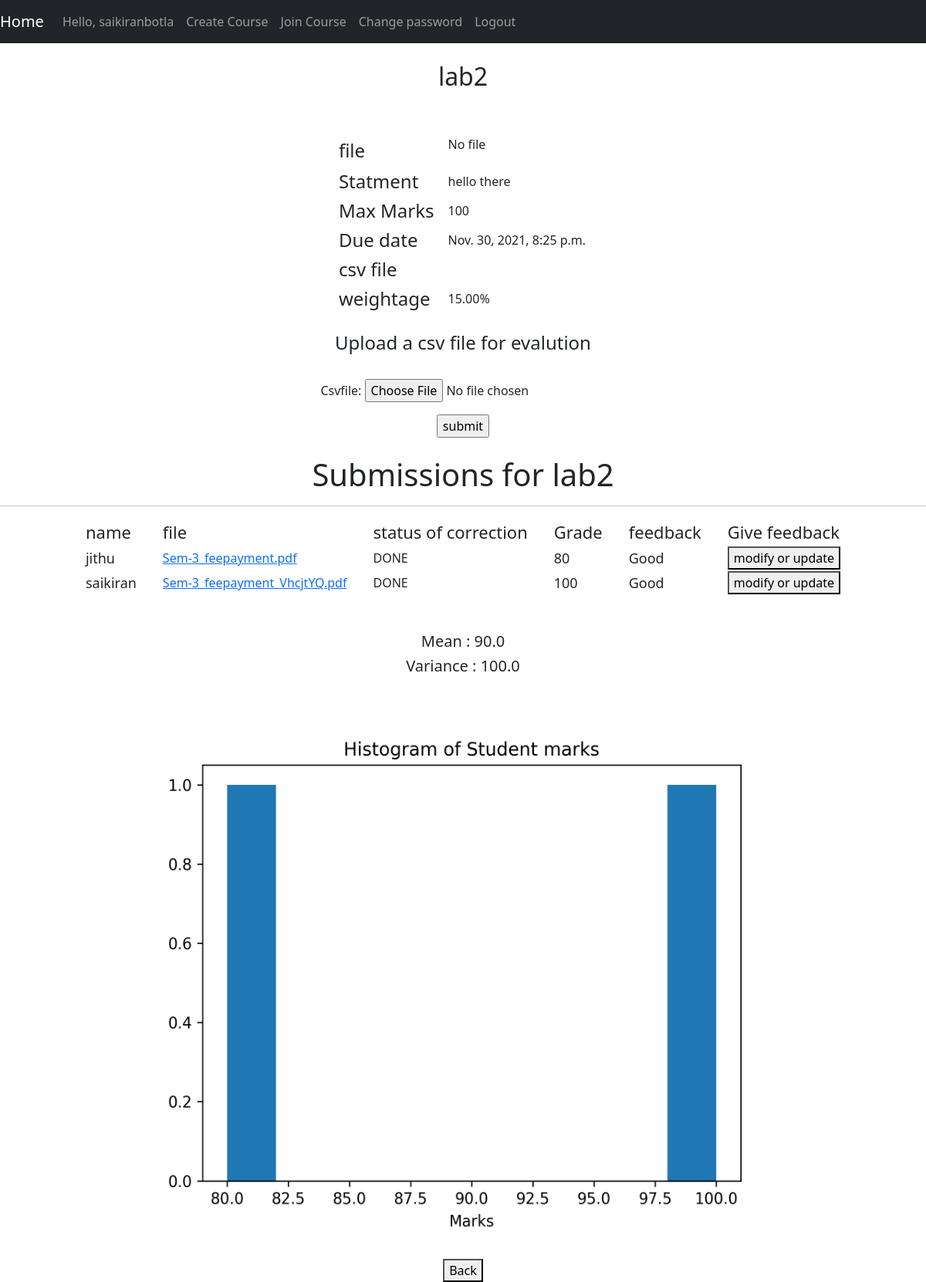
The app's page /viewsubmissions/Cs101/lab2/ (signed in), older data.
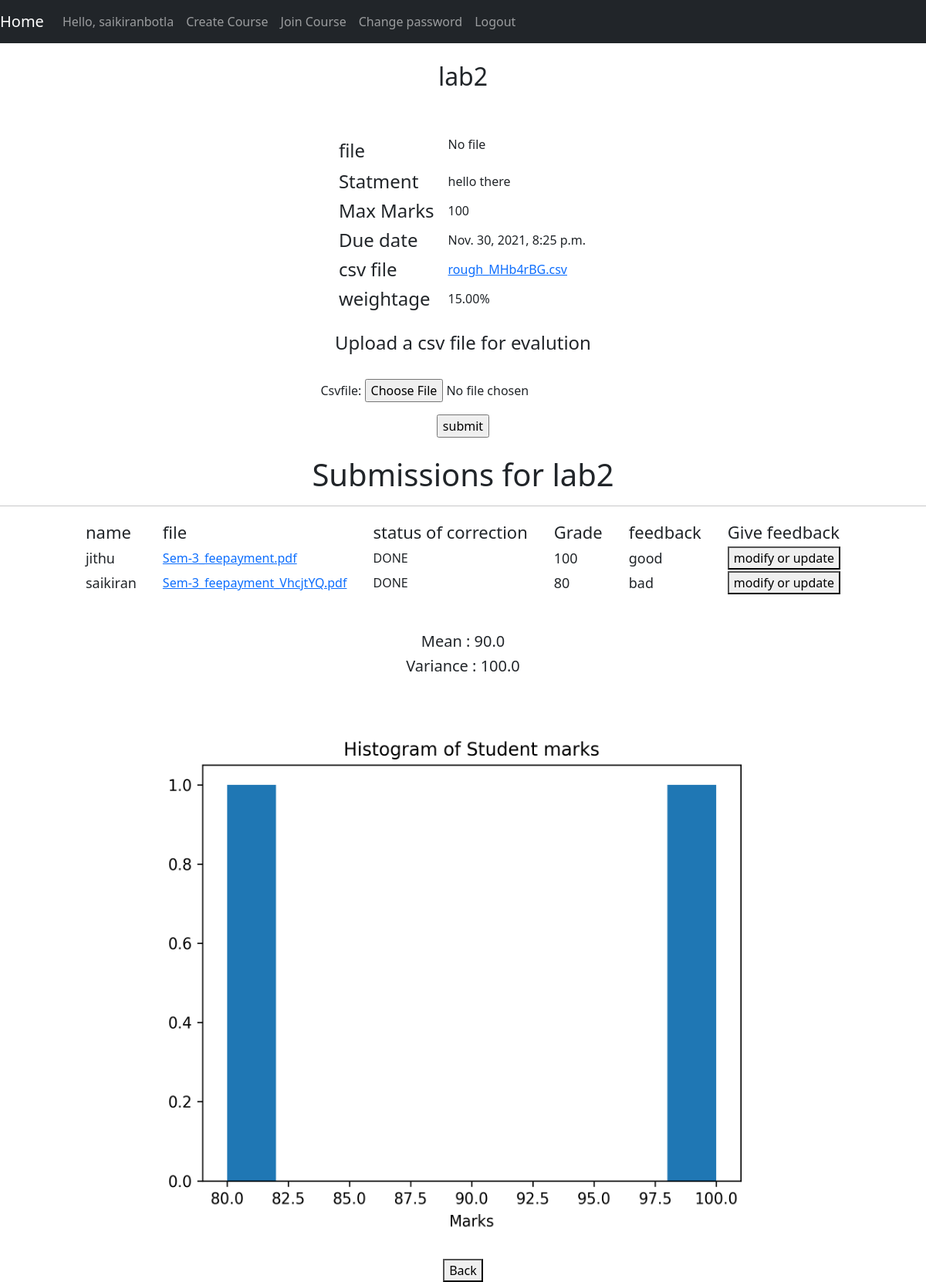
The same page, newer data.
### moodle/models.py (models this page shows, shortened)
class Assignment(models.Model):
  	course = models.ForeignKey(Coursescreated, on_delete = models.CASCADE)
  	name = models.CharField(max_length = 50)
  	file=models.FileField(upload_to='',blank=True)
  	statement = models.TextField(blank=True)
  	total = models.PositiveIntegerField()
  	date_created=models.DateTimeField(auto_now_add=True,null=True)
  	deadline=models.DateTimeField(null = True,blank=True)
  	csvfile = models.FileField(upload_to='',blank=True)
  	weightage=models.DecimalField(max_digits=5,decimal_places=2,null=True)

class Submission(models.Model):
  	assignment = models.ForeignKey(Assignment, on_delete = models.CASCADE)
  	student = models.ForeignKey(User, on_delete=models.CASCADE)
  	submittedfile = models.FileField(upload_to='',blank=True)
  	grade = models.PositiveIntegerField(null = True, blank=True)
  	statusofcorrection = models.CharField(max_length=100,default = "NOT DONE")
  	feedback = models.TextField(null = True, blank=True)

### moodle/views.py (the view, shortened to what this page needs)
# urls.py: path('viewsubmissions/<str:pk>/<str:ak>/',views.viewSubmission,name="viewsubmissions"),
@login_required(login_url='login')
def viewSubmission(request,pk,ak):
	form=uploadcsvform()
	course=Coursescreated.objects.filter(title=pk)
	course=course[0]
	assignment=Assignment.objects.filter(course=course,name=ak)
	assignment=assignment[0]
	submissions=Submission.objects.filter(assignment=assignment)
	x=list()
	for submission in submissions:
		if submission.statusofcorrection=='DONE':
			x.append(submission.grade)
	x=np.array(x)
	mean=np.mean(x)
	var=np.var(x)
	plt.title('Histogram of Student marks')
	plt.xlabel('Marks')
	plt.hist(x)
	buf=io.BytesIO()
	plt.savefig(buf,format='png',dpi=300)
	image_base64=base64.b64encode(buf.getvalue()).decode('utf-8').replace('\n','')
	buf.close()
	plt.clf()
	return render(request,'moodle/viewsubmissions.html',{'submissions':submissions,'pk':course.title,'ak':assignment.name,'assignment':assignment,'form':form,'mean':mean,'var':var,'image_base64':image_base64})

### moodle/forms.py
class uploadcsvform(forms.ModelForm):
    class Meta:
        model=Assignment
        fields=['csvfile']

### moodle/templates/moodle/viewsubmissions.html (shortened to what this page needs)
{% extends 'moodle/main.html' %}
{% block content %}
<center>
	<br>
	<h2>{{assignment.name}}</h2>
	<br>
	<br>
	<table>
		<tr>
			<td style="font-size: 24px;">file</td>
			<td></td>
				<td></td>
				<td></td>
				<td></td>
				<td></td>
				<td></td>
				<td></td>
				<td></td>
				{% if assignment.file %}
			<td><a href="{{assignment.file.url}}" download>	{{assignment.file}} </a></td>
				{% else %}
				<td><p>No file</p></td>
				{% endif %}
		</tr>
		<tr>
			<td style="font-size: 24px;">Statment</td>
				<td></td>
				<td></td>
				<td></td>
				<td></td>
				<td></td>
				<td></td>
				<td></td>
				<td></td>
			<td>
				{% if assignment.statement %}
			{{assignment.statement}}
				{% else %}
					<p>None</p>
				{% endif %}</td>
		</tr>
		<tr>
			<td style="font-size: 24px;" >Max Marks</td>
			<td></td>
				<td></td>
				<td></td>
				<td></td>
				<td></td>
				<td></td>
				<td></td>
				<td></td>
			<td>{{assignment.total}}</td>
			<td></td>
		</tr>
		<tr>
				<td style="font-size: 24px;">Due date</td>
				<td></td>
				<td></td>
				<td></td>
				<td></td>
				<td></td>
				<td></td>
				<td></td>
				<td></td>
				<td >
					{% if assignment.deadline %}
						{{assignment.deadline}}
					{% endif %}
				</td>
		</tr>
		<tr>
			<td style="font-size: 24px;">csv file</td>
			<td></td>
				<td></td>
				<td></td>
				<td></td>
				<td></td>
				<td></td>
				<td></td>
				<td></td>
				<td>
					{% if assignment.csvfile %}
						<a href="{{assignment.csvfile.url}}" download>	{{assignment.csvfile}} </a>
					{% endif %}
				</td>
		</tr>
		<tr>
			<td style="font-size: 24px;">weightage</td>
			<td></td>
				<td></td>
				<td></td>
				<td></td>
				<td></td>
				<td></td>
				<td></td>
				<td></td>
				<td>{{assignment.weightage}}%</td>
		</tr>
	</table>
	<br>
	<h4>Upload a csv file for evalution</h4>
	<br>
	<form method="POST" enctype="multipart/form-data">
		{{ form.as_p }}
		<input type="submit" value="submit">
	</form>
	<br>
	<h1>Submissions for {{ak}}</h1>
	<hr>
	<table>
		<tr>
			<td  style="font-size: 22px;">name</td>
			<td></td>
			<td></td>
			<td></td>
			<td></td>
			<td></td>
				<td></td>
				<td></td>
				<td></td>
				<td></td>
			<td></td>
			<td></td>
			<td></td>
			<td></td>
				<td></td>
				<td></td>
				<td></td>
			<td style="font-size: 22px;">file</td>
			<td></td>
			<td></td>
			<td></td>
			<td></td>
			<td></td>
				<td></td>
				<td></td>
				<td></td>
				<td></td>
			<td></td>
			<td></td>
			<td></td>
			<td></td>
				<td></td>
				<td></td>
				<td></td>
			<td style="font-size: 22px;">status of correction</td>
			<td></td>
			<td></td>
			<td></td>
			<td></td>
			<td></td>
				<td></td>
				<td></td>
				<td></td><td></td>
			<td></td>
			<td></td>
			<td></td>
			<td></td>
				<td></td>
				<td></td>
				<td></td>
				<td style="font-size: 22px;">Grade</td>
				<td></td>
			<td></td>
			<td></td>
			<td></td>
			<td></td>
				<td></td>
				<td></td>
				<td></td><td></td>
			<td></td>
			<td></td>
			<td></td>
			<td></td>
				<td></td>
				<td></td>
				<td></td>
			<td style="font-size: 22px;">feedback</td>
			<td></td>
				<td></td>
				<td></td>
				<td></td>
				<td></td>
				<td></td>
				<td></td>
				<td></td>
				<td></td>
			<td></td>
			<td></td>
			<td></td>
			<td></td>
				<td></td>
				<td></td>
				<td></td>
				<td style="font-size: 22px;">Give feedback</td>
		</tr>
		{% for submission in submissions %}
			<tr>
				<td style="font-size: 18px;">{{submission.student.username}}</td>
				<td></td>
				<td></td>
				<td></td>
				<td></td>
				<td></td>
				<td></td>
				<td></td>
				<td></td><td></td>
			<td></td>
			<td></td>
			<td></td>
			<td></td>
				<td></td>
				<td></td>
				<td></td>
				<td><a href="{{submission.submittedfile.url}}" download>{{submission.submittedfile}}</a></td>
				<td></td>
				<td></td>
				<td></td>
				<td></td>
				<td></td>
				<td></td>
				<td></td>
				<td></td><td></td>
			<td></td>
			<td></td>
			<td></td>
			<td></td>
				<td></td>
				<td></td>
				<td></td>
				<td>{{submission.statusofcorrection}}</td>
				<td></td>
				<td></td>
				<td></td>
				<td></td>
				<td></td>
				<td></td>
				<td></td>
				<td></td><td></td>
			<td></td>
			<td></td>
			<td></td>
			<td></td>
				<td></td>
				<td></td>
				<td></td>
				<td style='font-size: 18px;'>{{submission.grade}}</td>
				<td></td>
			<td></td>
			<td></td>
			<td></td>
			<td></td>
				<td></td>
				<td></td>
				<td></td><td></td>
			<td></td>
			<td></td>
			<td></td>
			<td></td>
				<td></td>
				<td></td>
				<td></td>
				<td style="font-size: 18px;">{{submission.feedback}}</td>
				<td></td>
				<td></td>
				<td></td>
				<td></td>
				<td></td>
				<td></td>
				<td></td>
				<td></td><td></td>
			<td></td>
			<td></td>
			<td></td>
			<td></td>
				<td></td>
				<td></td>
				<td></td>
				<td><a href="{% url 'feedback' pk ak submission.student.username %}"><button type="submit">modify or update</button></td> </a>
			</tr>
		{% endfor %}
	</table>
	<br>
	<br>
	<h5>Mean : {{mean}}</h5>
	<h5>Variance : {{var}}</h5>
	<br>
	<img alt="" height="700" width="900">
	<br>
	<br>
	<a href="{% url 'instructor' pk %}"><button>Back</button></a>
</center>
{% endblock %}

### moodle/templates/moodle/main.html (shortened to what this page needs)
<!DOCTYPE html>
<html>
<head>
<link href="https://cdn.jsdelivr.net/npm/bootstrap@5.1.3/dist/css/bootstrap.min.css" rel="stylesheet">
</head>
<body>
{% include 'moodle/dashboard.html' %}
{% block content%}
{%endblock%}
</body>
</html>

### moodle/templates/moodle/dashboard.html (shortened to what this page needs)
 <nav class="navbar navbar-expand-lg navbar-dark bg-dark">
   <a class="navbar-brand" href="{% url 'home' %}">Home</a>
  <div class="collapse navbar-collapse" id="navbarNavAltMarkup">
    <div class="navbar-nav">
      <a class="nav-item nav-link">Hello, {{request.user}}</a>
      <a class="nav-item nav-link" href="{% url 'createcourse' %}">Create Course</a>
      <a class="nav-item nav-link" href="{% url 'joincourse' %}">Join Course</a>
      <a class="nav-item nav-link" href="{% url 'reset' %}">Change password</a>
      <a class="nav-item nav-link" href="{% url 'logout' %}">Logout</a>
    </div>
  </div>
</nav>

Row changes from the older to the newer data that the page shows:
changed Assignment "lab2": csvfile (not shown) → "rough_MHb4rBG.csv"
changed Submission "Sem-3_feepayment.pdf": grade "80" → "100"; feedback "Good" → "good"
changed Submission "Sem-3_feepayment_VhcjtYQ.pdf": grade "100" → "80"; feedback "Good" → "bad"
